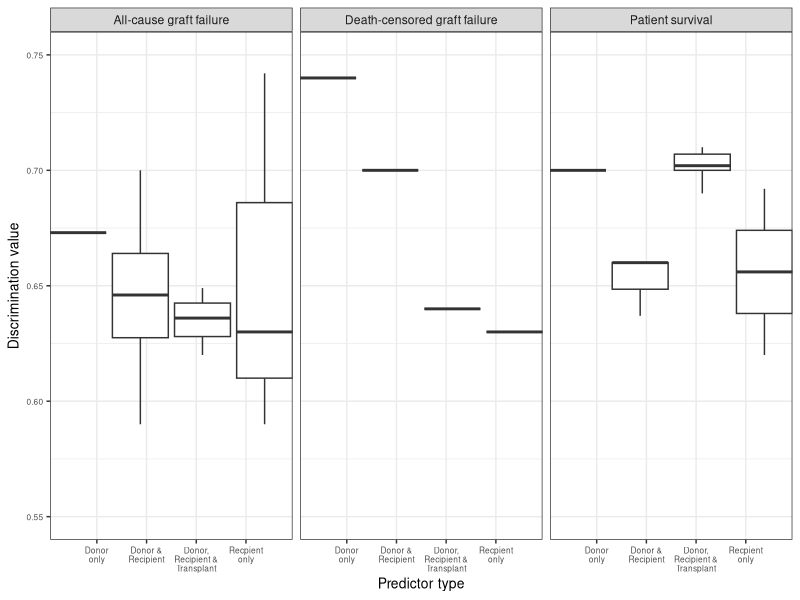
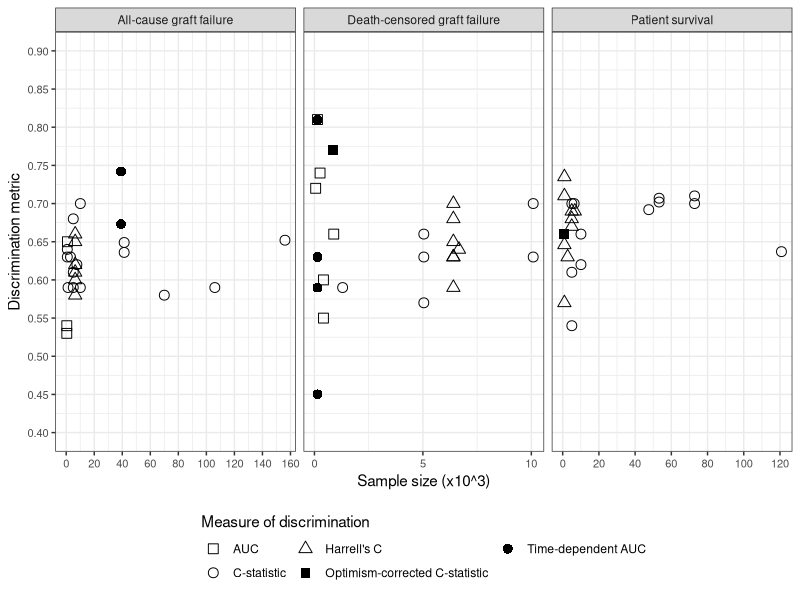
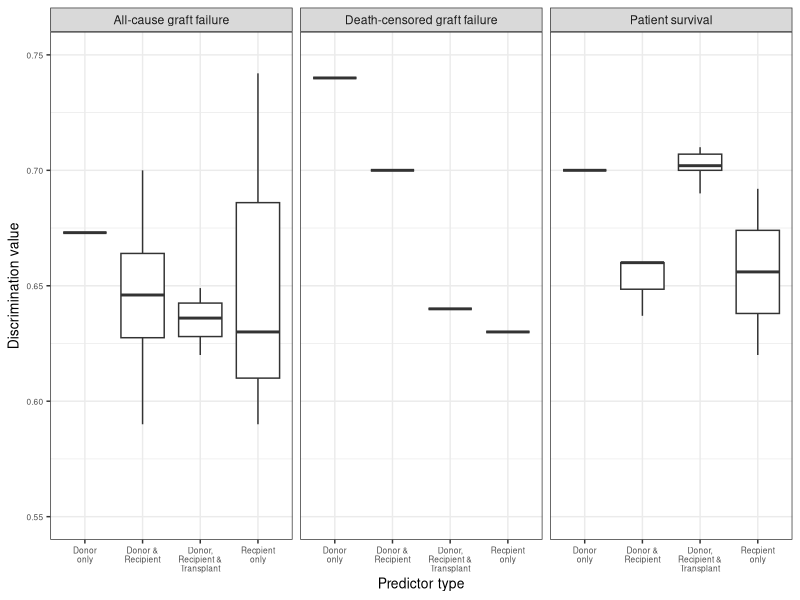

These charts were generated, in order, by the following R code:
### Summary of systematic review findings

#Libraries
library(readxl)
library(tidyverse)
library(plyr)

#Read in data
summary<- read_xlsx("data/data-extraction-rob-analysis.xlsx", sheet = "DataExtrac")

summary$Outcome[which(summary$Outcome == "All-cause mortality")]<- "Patient survival"

#Custom breaks on facet
breaks_fun <- function(x) {
  if(max(x) > 50) {
    seq(from = 0, to = round_any(max(summary$Used_sample_size_k), 20, f=ceiling), by = 20)
  } else if(max(x)>15) {
    seq(from = 0, to = 50, by = 10)
  } else {
    seq(from = 0, to = 15, by = 5)
  }
}

#Organise data for use in plot
summary<- summary %>%
  drop_na(est) %>%
  filter(measure %in% c("AUC", "C-statistic", "Harrell's C", "Optimism-corrected C", "Time-dependent AUC")) %>%
  filter(Outcome != "Graft failure (No Def)") %>%
  mutate(Used_sample_size_k = Used_sample_size / 1000)

#Scatter plot of discrimination against sample size
ggsave("disc-by-sampsize.tiff", width = 180, height = 105, units = "mm",
       plot=summary %>%
  ggplot(aes(x = Used_sample_size_k, y = as.numeric(est))) +
  geom_point(aes(shape = as.factor(measure)), size = 3) +
  facet_wrap(~ Outcome, scales = "free_x") +
  scale_x_continuous(breaks = breaks_fun, limits = c(0,NA)) +
  scale_y_continuous(breaks = seq(0.4, 1.0, by = 0.05), limits = c(0.4,0.9)) +
  scale_shape_manual(labels = c("AUC", "C-statistic", "Harrell's C", "Optimism-corrected C-statistic", "Time-dependent AUC"), values = c(0, 1, 2, 15, 16))  +
  labs(x = "Sample size (x10^3)", y = "Discrimination metric", shape = "Measure of discrimination") +
  theme_bw() +
  theme(legend.position = "bottom", legend.direction = "vertical",
        axis.text = element_text(size=8)) +
  guides(shape=guide_legend(ncol=3))
)


#Boxplot of discrimination by predictor type
summary %>%
  filter(Model_type == "Development and validation") %>%
  ggplot(aes(x=Pred_type, y = as.numeric(est))) +
  geom_boxplot(width=5) +
  facet_wrap(~ Outcome, scales = "free_x") +
  scale_y_continuous(breaks = seq(0.5, 1.0, by = 0.05), limits = c(0.55,0.75)) +
  scale_x_discrete(labels = c("Donor only" = "Donor\nonly", "Donor/Recipient" = "Donor &\nRecipient", "Donor/Recipient/Tx" = "Donor,\nRecipient &\nTransplant", "Recipient only" = "Recpient\nonly")) +
  labs(x = "Predictor type", y = "Discrimination value") +
  theme_bw() +
  theme(axis.text = element_text(size=6), axis.title = element_text(size=10))


ggsave("disc-by-pred.tiff", width = 180, height = 105, units = "mm",
        plot=summary %>%
  filter(Model_type == "Development and validation") %>%
  ggplot(aes(x=Pred_type, y = as.numeric(est))) +
  geom_boxplot() +
  facet_wrap(~ Outcome, scales = "free_x") +
  scale_y_continuous(breaks = seq(0.5, 1.0, by = 0.05), limits = c(0.55,0.75)) +
  scale_x_discrete(labels = c("Donor only" = "Donor\nonly", "Donor/Recipient" = "Donor &\nRecipient", "Donor/Recipient/Tx" = "Donor,\nRecipient &\nTransplant", "Recipient only" = "Recpient\nonly")) +
  labs(x = "Predictor type", y = "Discrimination value") +
    theme_bw() +
    theme(axis.text = element_text(size=6), axis.title = element_text(size=10))
)
